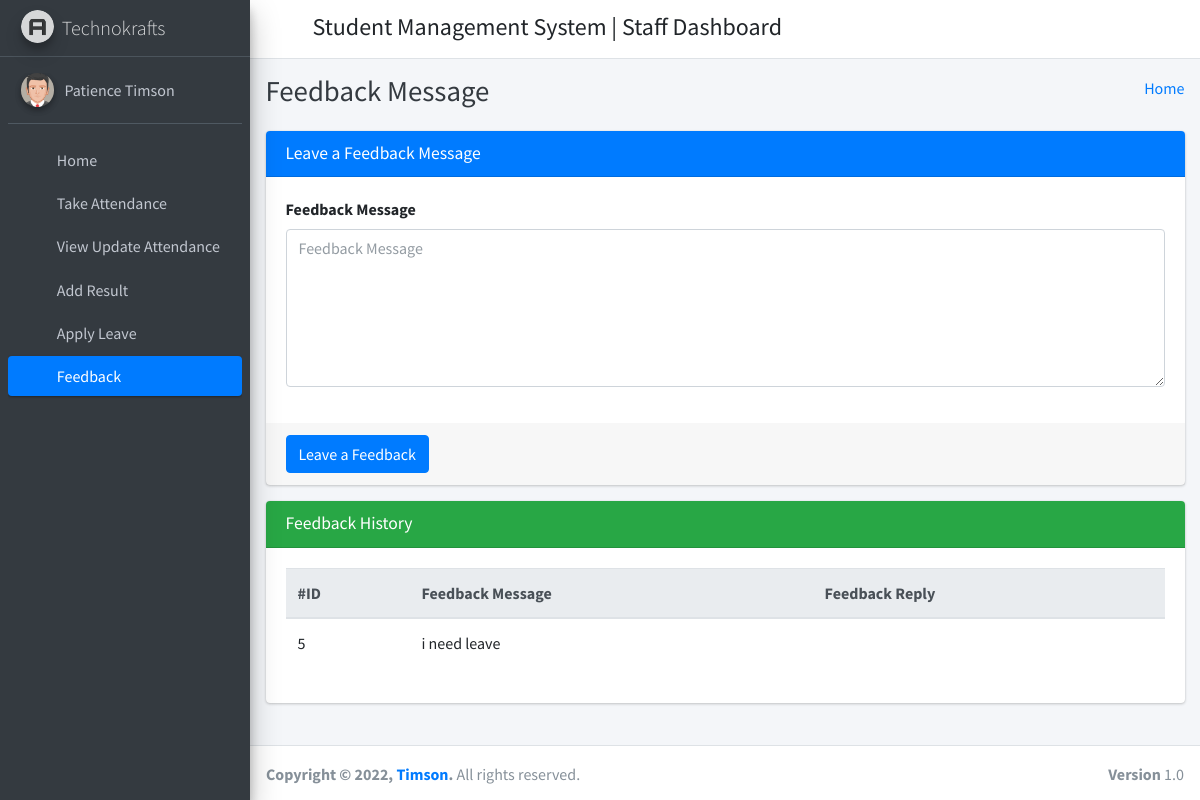
/staff_feedback/ (signed in), run on the app's committed database.
### student_management_app/models.py (models this page shows)
class CustomUser(AbstractUser):
    user_type_data = ((1, "HOD"), (2, "Staff"), (3, "Student"))
    user_type = models.CharField(default=1, choices=user_type_data, max_length=10)

class FeedBackStaffs(models.Model):
    id = models.AutoField(primary_key=True)
    staff_id = models.ForeignKey(Staffs, on_delete=models.CASCADE)
    feedback = models.TextField()
    feedback_reply = models.TextField()
    created_at = models.DateTimeField(auto_now_add=True)
    updated_at = models.DateTimeField(auto_now=True)
    objects = models.Manager()

### student_management_app/StaffViews.py (the view)
# urls.py: path('staff_feedback/', StaffViews.staff_feedback, name="staff_feedback"),
def staff_feedback(request):
    staff_obj = Staffs.objects.get(admin=request.user.id)
    feedback_data = FeedBackStaffs.objects.filter(staff_id=staff_obj)
    context = {
        "feedback_data":feedback_data
    }
    return render(request, "staff_template/staff_feedback_template.html", context)

### student_management_app/templates/staff_template/staff_feedback_template.html (shortened to what this page needs)
{% extends 'staff_template/base_template.html' %}
{% block page_title %}
    Feedback Message
{% endblock page_title %}
{% block main_content %}
{% load static %}
<section class="content">
        <div class="container-fluid">
            <div class="row">
                <div class="col-md-12">
                    <div class="card card-primary">
                    <div class="card-header">
                        <h3 class="card-title">Leave a Feedback Message</h3>
                    </div>
                    <form method="POST" action="{% url 'staff_feedback_save' %}">
                        <div class="card-body">
                            <div class="form-group">
                                <label>Feedback Message </label>
                                <textarea name="feedback_message" class="form-control" rows="6" placeholder="Feedback Message"></textarea>
                            </div>
                        </div>
                        <div class="card-footer">
                        <button type="submit" class="btn btn-primary">Leave a Feedback</button>
                        </div>
                    </form>
                    </div>
                </div>
            </div>
            <div class="row">
                <div class="col-md-12">
                    <div class="card card-success">
                        <div class="card-header">
                            <h3 class="card-title">Feedback History</h3>
                        </div>
                        <div class="card-body">
                           <div class="table-responsive">
                                <table class="table">
                                    <thead class="thead-light">
                                    <tr>
                                        <th>#ID</th>
                                        <th>Feedback Message</th>
                                        <th>Feedback Reply</th>
                                    </tr>
                                    </thead>
                                    {% for row in feedback_data %}
                                    <tr>
                                        <td>{{ row.id }}</td>
                                        <td>{{ row.feedback }}</td>
                                        <td>{{ row.feedback_reply }}</td>
                                    </tr>
                                    {% endfor %}
                                </table>
                            </div>
                        </div>
                    </div>
                </div>
            </div>
        </div>
      </section>
  {% endblock main_content %}

### student_management_app/templates/staff_template/sidebar_template.html (shortened to what this page needs)
{% load static %}
<aside class="main-sidebar sidebar-dark-primary elevation-4">
      <a href="{% url 'staff_home' %}" class="brand-link">
        <img src="{% static 'dist/img/AdminLTELogo.png' %}" alt="AdminLTE Logo" class="brand-image img-circle elevation-3"
            style="opacity: .8">
        <span class="brand-text font-weight-light">Technokrafts</span>
      </a>
      <div class="sidebar">
        <div class="user-panel mt-3 pb-3 mb-3 d-flex">
          <div class="image">
            <img src="{% static 'dist/img/user2-160x160.jpg' %}" class="img-circle elevation-2" alt="User Image">
          </div>
          <div class="info">
            <a href="{% url 'staff_profile' %}" class="d-block">{{ user.first_name }} {{ user.last_name }}</a>
          </div>
        </div>
        <nav class="mt-2">
          <ul class="nav nav-pills nav-sidebar flex-column" data-widget="treeview" role="menu" data-accordion="false">
            <li class="nav-item">
              {% url 'staff_home' as staff_home %}
              <a href="{{ staff_home }}" class="nav-link {% if request.path == staff_home %} active {% endif %}">
                <i class="nav-icon fas fa-tachometer-alt"></i>
                <p>
                  Home
                </p>
              </a>
            </li>
            <li class="nav-item">
              {% url 'staff_take_attendance' as staff_take_attendance %}
              <a href="{{ staff_take_attendance }}" class="nav-link {% if request.path == staff_take_attendance %} active {% endif %}">
                <i class="nav-icon fas fa-calendar-plus"></i>
                <p>
                  Take Attendance
                </p>
              </a>
            </li>
            <li class="nav-item">
              {% url 'staff_update_attendance' as staff_update_attendance %}
              <a href="{{ staff_update_attendance }}" class="nav-link {% if request.path == staff_update_attendance %} active {% endif %}">
                <i class="nav-icon fas fa-calendar-alt"></i>
                <p>
                  View Update Attendance
                </p>
              </a>
            </li>
            <li class="nav-item">
              {% url 'staff_add_result' as staff_add_result %}
              <a href="{{ staff_add_result }}" class="nav-link {% if request.path == staff_add_result %} active {% endif %}">
                <i class="nav-icon fas fa-tasks"></i>
                <p>
                  Add Result
                </p>
              </a>
            </li>
            <li class="nav-item">
              {% url 'staff_apply_leave' as staff_apply_leave %}
              <a href="{{ staff_apply_leave }}" class="nav-link {% if request.path == staff_apply_leave %} active {% endif %}">
                <i class="nav-icon fas fa-envelope-open-text"></i>
                <p>
                  Apply Leave
                </p>
              </a>
            </li>
            <li class="nav-item">
              {% url 'staff_feedback' as staff_feedback %}
              <a href="{{ staff_feedback }}" class="nav-link {% if request.path == staff_feedback %} active {% endif %}">
                <i class="nav-icon fas fa-comments"></i>
                <p>
                  Feedback
                </p>
              </a>
            </li>
          </ul>
        </nav>
      </div>
    </aside>

### data on the page
CustomUser: first_name "Patience", last_name "Timson"
FeedBackStaffs: id "5", feedback "i need leave"
